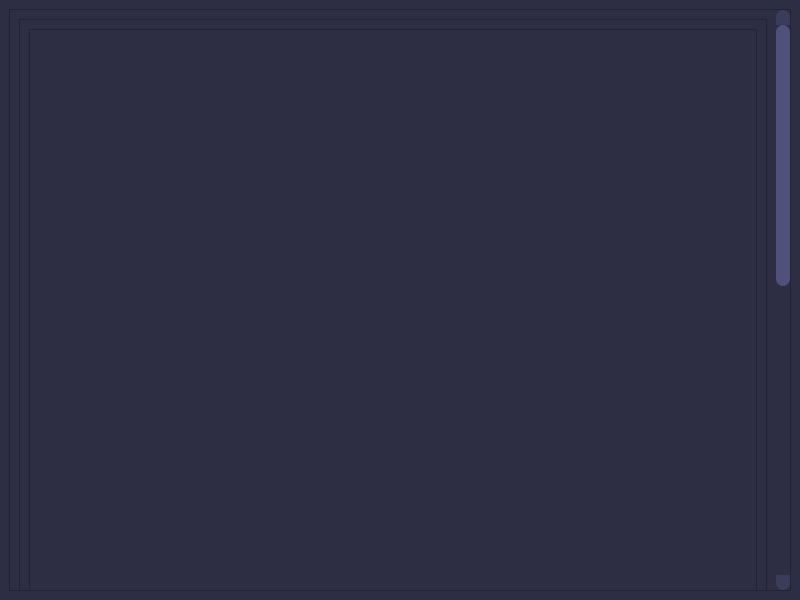
<?xml version="1.0" encoding="UTF-8"?>
<ui version="4.0">
 <class>MainWindow</class>
 <widget class="QMainWindow" name="MainWindow">
  <property name="geometry">
   <rect>
    <x>0</x>
    <y>0</y>
    <width>800</width>
    <height>600</height>
   </rect>
  </property>
  <property name="windowTitle">
   <string>MainWindow</string>
  </property>
  <property name="styleSheet">
   <string notr="true">QScrollBar:vertical {
	border: none;
	background-color: rgb(59, 59, 90);
	width: 14px;
	margin: 15px 0 15px 0;
	border-radius: 0px;
}
QScrollBar::handle:vertical {
	background-color: rgb(80, 80, 122);
	min-height: 30px;
	border-radius: 7px
}
QScrollBar::handle:vertical:hover {
	background-color: rgb(255, 0, 127);
}
QScrollBar::handle:vertical:pressed {
	background-color: rgb(185, 0, 92);
}
QScrollBar::sub-line:vertical {
	border: none;
	background-color: rgb(59, 59, 90);
	height: 15px;
	border-top-left-radius: 7px;
	border-top-right-radius: 7px;
	subcontrol-position: top;
	subcontrol-origin: margin
}
QScrollBar::sub-line:vertical:hover {
	background-color: rgb(255, 0, 127);
}
QScrollBar::sub-line:vertical:pressed {
	background-color: rgb(185, 0, 92);
}
QScrollBar::add-line:vertical {
	border: none;
	background-color: rgb(59, 59, 90);
	height: 15px;
	border-bottom-left-radius: 7px;
	border-bottom-right-radius: 7px;
	subcontrol-position: bottom;
	subcontrol-origin: margin
}
QScrollBar::add-line:vertical:hover {
	background-color: rgb(255, 0, 127);
}
QScrollBar::add-line:vertical:pressed {
	background-color: rgb(185, 0, 92);
}
QScrollBar::up-arrow:vertical {
	background: none;
}
QScrollBar::down-arrow:vertical {
	background: none;
}
QScrollBar::add-page:vertical {
	background: none;
}
QScrollBar::sub-page:vertical {
	background:none;
}QScrollBar:vertical {
	border: none;
	background-color: rgb(59, 59, 90);
	width: 14px;
	margin: 15px 0 15px 0;
	border-radius: 0px;
}
QScrollBar::handle:vertical {
	background-color: rgb(80, 80, 122);
	min-height: 30px;
	border-radius: 7px
}
QScrollBar::handle:vertical:hover {
	background-color: rgb(255, 0, 127);
}
QScrollBar::handle:vertical:pressed {
	background-color: rgb(185, 0, 92);
}
QScrollBar::sub-line:vertical {
	border: none;
	background-color: rgb(59, 59, 90);
	height: 15px;
	border-top-left-radius: 7px;
	border-top-right-radius: 7px;
	subcontrol-position: top;
	subcontrol-origin: margin
}
QScrollBar::sub-line:vertical:hover {
	background-color: rgb(255, 0, 127);
}
QScrollBar::sub-line:vertical:pressed {
	background-color: rgb(185, 0, 92);
}
QScrollBar::add-line:vertical {
	border: none;
	background-color: rgb(59, 59, 90);
	height: 15px;
	border-bottom-left-radius: 7px;
	border-bottom-right-radius: 7px;
	subcontrol-position: bottom;
	subcontrol-origin: margin
}
QScrollBar::add-line:vertical:hover {
	background-color: rgb(255, 0, 127);
}
QScrollBar::add-line:vertical:pressed {
	background-color: rgb(185, 0, 92);
}
QScrollBar::up-arrow:vertical {
	background: none;
}
QScrollBar::down-arrow:vertical {
	background: none;
}
QScrollBar::add-page:vertical {
	background: none;
}
QScrollBar::sub-page:vertical {
	background:none;
}</string>
  </property>
  <widget class="QWidget" name="centralwidget">
   <property name="styleSheet">
    <string notr="true">background-color: rgb(45, 45, 68);</string>
   </property>
   <layout class="QVBoxLayout" name="verticalLayout">
    <item>
     <widget class="QScrollArea" name="scrollArea">
      <property name="styleSheet">
       <string notr="true">QScrollBar:vertical {
	border: none;
	background: rgb(56, 56, 85);
}</string>
      </property>
      <property name="widgetResizable">
       <bool>true</bool>
      </property>
      <widget class="QWidget" name="scrollAreaWidgetContents">
       <property name="geometry">
        <rect>
         <x>0</x>
         <y>0</y>
         <width>762</width>
         <height>1222</height>
        </rect>
       </property>
       <layout class="QVBoxLayout" name="verticalLayout_2">
        <item>
         <widget class="QFrame" name="frame">
          <property name="minimumSize">
           <size>
            <width>0</width>
            <height>1200</height>
           </size>
          </property>
          <property name="styleSheet">
           <string notr="true"/>
          </property>
          <property name="frameShape">
           <enum>QFrame::StyledPanel</enum>
          </property>
          <property name="frameShadow">
           <enum>QFrame::Raised</enum>
          </property>
          <layout class="QVBoxLayout" name="verticalLayout_3">
           <item>
            <widget class="QTextEdit" name="textEdit">
             <property name="styleSheet">
              <string notr="true">color: rgb(255, 255, 255);</string>
             </property>
            </widget>
           </item>
          </layout>
         </widget>
        </item>
       </layout>
      </widget>
     </widget>
    </item>
   </layout>
  </widget>
  <widget class="QMenuBar" name="menubar">
   <property name="geometry">
    <rect>
     <x>0</x>
     <y>0</y>
     <width>800</width>
     <height>27</height>
    </rect>
   </property>
  </widget>
 </widget>
 <resources/>
 <connections/>
</ui>
